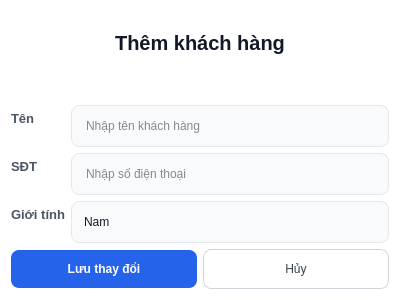
<?xml version="1.0" encoding="UTF-8"?>
<ui version="4.0">
 <class>Dialog</class>
 <widget class="QDialog" name="Dialog">
  <property name="geometry">
   <rect>
    <x>0</x>
    <y>0</y>
    <width>400</width>
    <height>300</height>
   </rect>
  </property>
  <property name="windowTitle">
   <string>Dialog</string>
  </property>
  <property name="styleSheet">
   <string notr="true">/* 1. Tổng thể Cửa sổ Dialog */
QDialog {
    background-color: #ffffff;
    font-family: &quot;Inter&quot;, &quot;Segoe UI&quot;, sans-serif;
}

/* 2. Tiêu đề chính (Thêm khách hàng) */
QLabel#lblTitleThemKH {
    font-size: 20px;
    font-weight: 700; /* Bold */
    color: #111827;   /* Đen tuyền chuyên nghiệp */
    padding-bottom: 10px;
    margin-bottom: 15px;
}

/* 3. Nhãn thuộc tính trong Form (Tên, SĐT, Giới tính) */
QLabel#lblTenKH, QLabel#lblSDTKH, QLabel#lblGioiTinhKH {
    font-size: 13px;
    font-weight: 600; /* Semi-bold */
    color: #4b5563;   /* Xám đậm tinh tế */
}

/* 4. Ô nhập liệu và ComboBox (Inputs) */
QLineEdit, QComboBox {
    background-color: #f9fafb; /* Nền xám cực nhạt */
    border: 1px solid #e5e7eb; /* Viền xám mảnh */
    border-radius: 8px;        /* Bo góc 8px đồng bộ */
    padding: 10px 12px;
    color: #111827;
    min-height: 20px;
}

/* Hiệu ứng khi người dùng tương tác */
QLineEdit:focus, QComboBox:focus {
    border: 2px solid #2563eb; /* Viền xanh dương thương hiệu */
    background-color: #ffffff;
}

/* 5. Nút bấm chức năng (Footer Buttons) */

/* Nút LƯU (Màu xanh dương chủ đạo) */
QPushButton#btnLuu {
    background-color: #2563eb;
    color: #ffffff;
    font-weight: 700;
    border-radius: 8px;
    padding: 12px 24px;
    min-width: 120px;
}

QPushButton#btnLuu:hover {
    background-color: #1d4ed8; /* Đậm hơn khi hover */
}

/* Nút HỦY (Trắng viền xám) */
QPushButton#btnHuy {
    background-color: #ffffff;
    color: #374151;
    border: 1px solid #d1d5db;
    border-radius: 8px;
    padding: 12px 24px;
}

QPushButton#btnHuy:hover {
    background-color: #f3f4f6;
}

/* 6. Tùy chỉnh mũi tên ComboBox */
QComboBox::drop-down {
    border: none;
    width: 30px;
}

QComboBox::down-arrow {
    image: none;
    border-left: 5px solid transparent;
    border-right: 5px solid transparent;
    border-top: 5px solid #6b7280;
    margin-right: 10px;
}</string>
  </property>
  <layout class="QVBoxLayout" name="verticalLayout">
   <item>
    <widget class="QLabel" name="lblTitleThemKH">
     <property name="text">
      <string>Thêm khách hàng</string>
     </property>
     <property name="alignment">
      <set>Qt::AlignCenter</set>
     </property>
    </widget>
   </item>
   <item>
    <layout class="QFormLayout" name="formLayout">
     <item row="0" column="0">
      <widget class="QLabel" name="lblTenKH">
       <property name="text">
        <string>Tên</string>
       </property>
      </widget>
     </item>
     <item row="0" column="1">
      <widget class="QLineEdit" name="txtTenKH">
       <property name="placeholderText">
        <string>Nhập tên khách hàng</string>
       </property>
      </widget>
     </item>
     <item row="1" column="0">
      <widget class="QLabel" name="lblSDTKH">
       <property name="text">
        <string>SĐT</string>
       </property>
      </widget>
     </item>
     <item row="1" column="1">
      <widget class="QLineEdit" name="txtSDTKH">
       <property name="placeholderText">
        <string>Nhập số điện thoại</string>
       </property>
      </widget>
     </item>
     <item row="2" column="0">
      <widget class="QLabel" name="lblGioiTinhKH">
       <property name="text">
        <string>Giới tính</string>
       </property>
      </widget>
     </item>
     <item row="2" column="1">
      <widget class="QComboBox" name="cbGioiTinhKH">
       <item>
        <property name="text">
         <string>Nam</string>
        </property>
       </item>
       <item>
        <property name="text">
         <string>Nữ</string>
        </property>
       </item>
       <item>
        <property name="text">
         <string>Khác</string>
        </property>
       </item>
      </widget>
     </item>
    </layout>
   </item>
   <item>
    <layout class="QHBoxLayout" name="horizontalLayout">
     <item>
      <widget class="QPushButton" name="btnLuu">
       <property name="text">
        <string>Lưu thay đổi</string>
       </property>
      </widget>
     </item>
     <item>
      <widget class="QPushButton" name="btnHuy">
       <property name="text">
        <string>Hủy</string>
       </property>
      </widget>
     </item>
    </layout>
   </item>
  </layout>
 </widget>
 <resources/>
 <connections/>
</ui>
